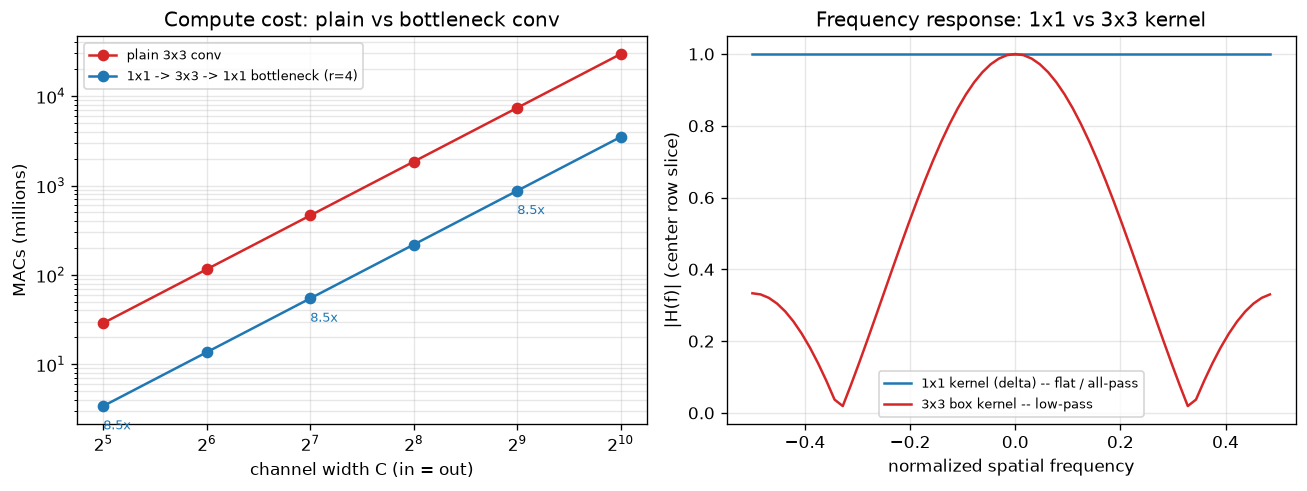

Recreate this plot in Python.
"""
Day 38 — 1x1 conv & bottlenecks
Left:  MAC-count comparison, plain 3x3 conv vs 1x1-bottleneck-3x3-1x1, across channel width.
Right: spatial-frequency magnitude response of a 1x1 kernel (flat / all-pass) vs a 3x3 box
       kernel (low-pass) -- a 1x1 conv has no spatial support, so it cannot reshape the
       spectrum of any channel; it can only linearly recombine channels.
"""
import numpy as np
import matplotlib.pyplot as plt

np.random.seed(42)  # deterministic synthetic data

# ---------------------------------------------------------------------------
# Left panel: MACs vs channel width, plain 3x3 vs 1x1-bottleneck-3x3-1x1
# ---------------------------------------------------------------------------
H = W = 56          # a typical mid-network feature-map spatial size
reduction = 4        # standard ResNet bottleneck reduction ratio
channels = np.array([32, 64, 128, 256, 512, 1024])

macs_plain = H * W * channels * channels * 9  # k=3 -> 9 taps, C_in == C_out == C

c_mid = channels // reduction
macs_reduce = H * W * channels * c_mid * 1      # 1x1 squeeze:  C -> C/r
macs_mid = H * W * c_mid * c_mid * 9            # 3x3 on the squeezed width
macs_restore = H * W * c_mid * channels * 1     # 1x1 expand:   C/r -> C
macs_bottleneck = macs_reduce + macs_mid + macs_restore

speedup = macs_plain / macs_bottleneck

# ---------------------------------------------------------------------------
# Right panel: frequency magnitude response, 1x1 kernel vs 3x3 box kernel
# ---------------------------------------------------------------------------
N = 64  # grid size for the 2D FFT
delta = np.zeros((N, N))
delta[N // 2, N // 2] = 1.0  # a 1x1 kernel is a spatial delta function

box = np.zeros((N, N))
box[N // 2 - 1:N // 2 + 2, N // 2 - 1:N // 2 + 2] = 1.0 / 9.0  # 3x3 averaging kernel

mag_delta = np.abs(np.fft.fftshift(np.fft.fft2(delta)))
mag_box = np.abs(np.fft.fftshift(np.fft.fft2(box)))

freqs = np.fft.fftshift(np.fft.fftfreq(N))
row = N // 2
slice_delta = mag_delta[row, :]
slice_box = mag_box[row, :]

# ---------------------------------------------------------------------------
# Plot
# ---------------------------------------------------------------------------
fig, axes = plt.subplots(1, 2, figsize=(11, 4.2))

ax = axes[0]
ax.plot(channels, macs_plain / 1e6, "o-", color="#d62728", label="plain 3x3 conv")
ax.plot(channels, macs_bottleneck / 1e6, "o-", color="#1f77b4", label="1x1 -> 3x3 -> 1x1 bottleneck (r=4)")
ax.set_xscale("log", base=2)
ax.set_yscale("log")
ax.set_xlabel("channel width C (in = out)")
ax.set_ylabel("MACs (millions)")
ax.set_title("Compute cost: plain vs bottleneck conv")
ax.legend(fontsize=8)
ax.grid(alpha=0.3, which="both")
for c, s in zip(channels[::2], speedup[::2]):
    ax.annotate(f"{s:.1f}x", (c, macs_bottleneck[channels == c][0] / 1e6),
                textcoords="offset points", xytext=(0, -14), fontsize=7.5, color="#1f77b4")

ax = axes[1]
ax.plot(freqs, slice_delta, color="#1f77b4", label="1x1 kernel (delta) -- flat / all-pass")
ax.plot(freqs, slice_box, color="#d62728", label="3x3 box kernel -- low-pass")
ax.set_xlabel("normalized spatial frequency")
ax.set_ylabel("|H(f)| (center row slice)")
ax.set_title("Frequency response: 1x1 vs 3x3 kernel")
ax.legend(fontsize=8)
ax.grid(alpha=0.3)

plt.tight_layout()
plt.savefig("graph_DAY_38.png", dpi=120, bbox_inches="tight")
